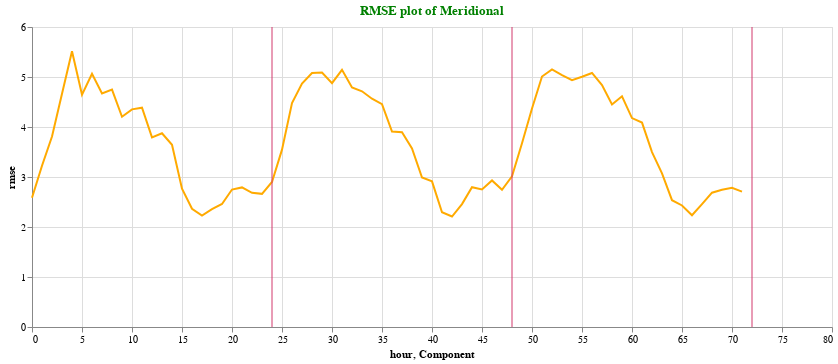

Notebook code cell kept with this figure:
### Code cell
plotrmse(rmse_meridional,"RMSE plot of Meridional")

### Figure 1 — Vega-Lite specification as saved in the notebook (floating-point values rounded to 4 significant figures)
{"config": {"view": {"continuousWidth": 400, "continuousHeight": 300}}, "layer": [{"data": {"name": "data-44af651618d7c7ec83c530b1c2c56396"}, "mark": "line", "encoding": {"color": {"value": "#FFAA00"}, "x": {"field": "hour", "type": "quantitative"}, "y": {"field": "rmse", "type": "quantitative"}}, "height": 300, "title": {"text": ["RMSE plot of Meridional"], "color": "green"}, "width": 800}, {"data": {"name": "data-b9dd60dc560f7891b967d8e82c37ad0c"}, "mark": {"type": "rule", "color": "#D2386C"}, "encoding": {"x": {"field": "Component", "type": "quantitative"}}}], "$schema": "https://vega.github.io/schema/vega-lite/v4.17.0.json", "datasets": {"data-44af651618d7c7ec83c530b1c2c56396": [{"rmse": 2.585, "hour": 0}, {"rmse": 3.224, "hour": 1}, {"rmse": 3.808, "hour": 2}, {"rmse": 4.664, "hour": 3}, {"rmse": 5.516, "hour": 4}, {"rmse": 4.645, "hour": 5}, {"rmse": 5.064, "hour": 6}, {"rmse": 4.67, "hour": 7}, {"rmse": 4.747, "hour": 8}, {"rmse": 4.205, "hour": 9}, {"rmse": 4.353, "hour": 10}, {"rmse": 4.387, "hour": 11}, {"rmse": 3.792, "hour": 12}, {"rmse": 3.875, "hour": 13}, {"rmse": 3.643, "hour": 14}, {"rmse": 2.766, "hour": 15}, {"rmse": 2.364, "hour": 16}, {"rmse": 2.23, "hour": 17}, {"rmse": 2.357, "hour": 18}, {"rmse": 2.46, "hour": 19}, {"rmse": 2.749, "hour": 20}, {"rmse": 2.792, "hour": 21}, {"rmse": 2.683, "hour": 22}, {"rmse": 2.663, "hour": 23}, {"rmse": 2.9, "hour": 24}, {"rmse": 3.548, "hour": 25}, {"rmse": 4.478, "hour": 26}, {"rmse": 4.867, "hour": 27}, {"rmse": 5.08, "hour": 28}, {"rmse": 5.09, "hour": 29}, {"rmse": 4.877, "hour": 30}, {"rmse": 5.142, "hour": 31}, {"rmse": 4.791, "hour": 32}, {"rmse": 4.714, "hour": 33}, {"rmse": 4.565, "hour": 34}, {"rmse": 4.458, "hour": 35}, {"rmse": 3.91, "hour": 36}, {"rmse": 3.895, "hour": 37}, {"rmse": 3.571, "hour": 38}, {"rmse": 2.99, "hour": 39}, {"rmse": 2.914, "hour": 40}, {"rmse": 2.295, "hour": 41}, {"rmse": 2.21, "hour": 42}, {"rmse": 2.458, "hour": 43}, {"rmse": 2.795, "hour": 44}, {"rmse": 2.752, "hour": 45}, {"rmse": 2.932, "hour": 46}, {"rmse": 2.745, "hour": 47}, {"rmse": 3.014, "hour": 48}, {"rmse": 3.675, "hour": 49}, {"rmse": 4.369, "hour": 50}, {"rmse": 5.009, "hour": 51}, {"rmse": 5.153, "hour": 52}, {"rmse": 5.037, "hour": 53}, {"rmse": 4.937, "hour": 54}, {"rmse": 5.005, "hour": 55}, {"rmse": 5.081, "hour": 56}, {"rmse": 4.837, "hour": 57}, {"rmse": 4.449, "hour": 58}, {"rmse": 4.615, "hour": 59}, {"rmse": 4.179, "hour": 60}, {"rmse": 4.089, "hour": 61}, {"rmse": 3.498, "hour": 62}, {"rmse": 3.074, "hour": 63}, {"rmse": 2.536, "hour": 64}, {"rmse": 2.431, "hour": 65}, {"rmse": 2.235, "hour": 66}, {"rmse": 2.456, "hour": 67}, {"rmse": 2.686, "hour": 68}, {"rmse": 2.747, "hour": 69}, {"rmse": 2.785, "hour": 70}, {"rmse": 2.708, "hour": 71}], "data-b9dd60dc560f7891b967d8e82c37ad0c": [{"Component": 24}, {"Component": 48}, {"Component": 72}]}}
